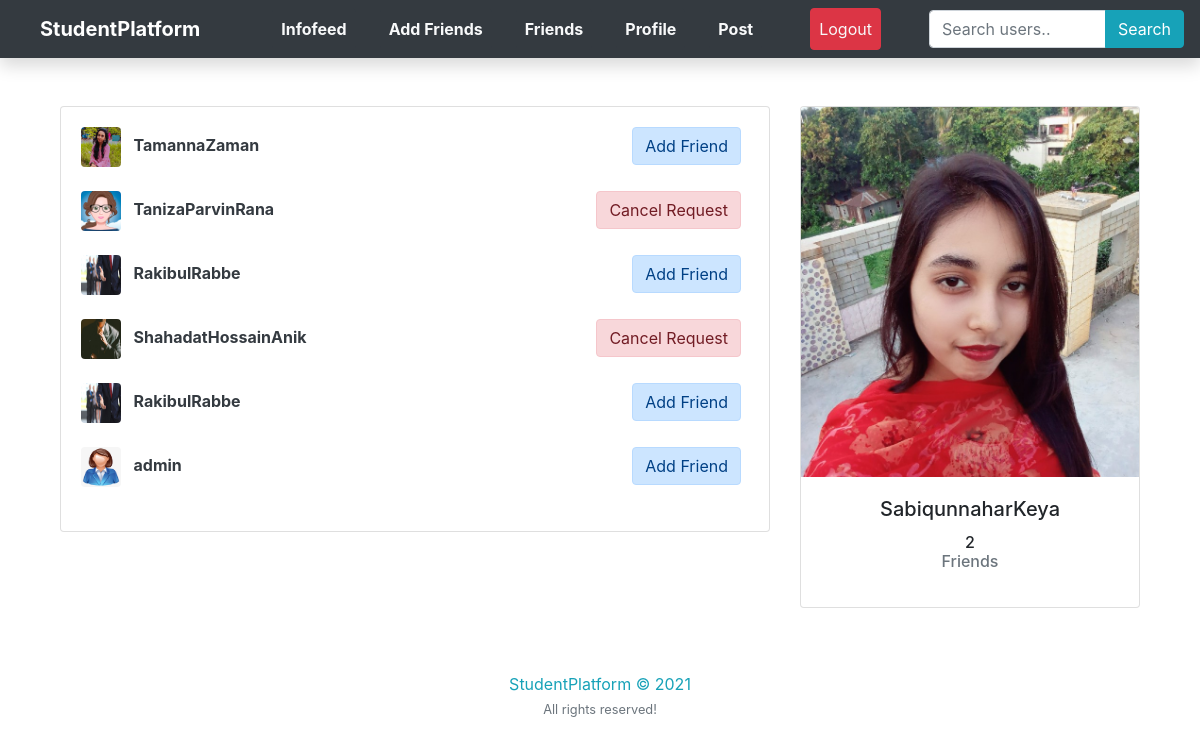
/users/ (signed in), run on the app's committed database.
### infofeed/models.py (models this page shows)
class Profile(models.Model):
    user = models.OneToOneField(User, on_delete=models.CASCADE)
    image = models.ImageField(default='profile_pics/default.png', upload_to='profile_pics/')
    slug = AutoSlugField(populate_from='user')
    bio = models.CharField(max_length=255, blank=True)
    friends = models.ManyToManyField("Profile", blank=True)
    def __str__(self):
        return str(self.user.username)
    def get_absolute_url(self):
        return "/users/{}".format(self.slug)

### infofeed/views.py (the view)
# urls.py: path('users/', views.users_list, name='users_list'),
@login_required
def users_list(request):
    users = Profile.objects.exclude(user=request.user)
    sent_friend_requests = FriendRequest.objects.filter(from_user=request.user)
    my_friends = request.user.profile.friends.all()
    sent_to = []
    friends = []
    for user in my_friends:
        friend = user.friends.all()
        for f in friend:
            if f in friends:
                friend = friend.exclude(user=f.user)
        friends += friend
    for i in my_friends:
        if i in friends:
            friends.remove(i)
    if request.user.profile in friends:
        friends.remove(request.user.profile)
    random_list = random.sample(list(users), min(len(list(users)), 10))
    for r in random_list:
        if r in friends:
            random_list.remove(r)
    friends += random_list
    for i in my_friends:
        if i in friends:
            friends.remove(i)
    for se in sent_friend_requests:
        sent_to.append(se.to_user)
    context = {
        'users': friends,
        'sent': sent_to
    }
    return render(request, "users/users_list.html", context)

### infofeed/templates/users/users_list.html (shortened to what this page needs)
{% extends "feed/layout.html" %} {% load static %}{% block searchform %}
<form class="my-2 my-lg-0 ml-5 form-inline" action="{% url 'search_users' %}" method="get">
  <div class="input-group">
    <input class="form-control" name="q" type="text" placeholder="Search users.." />
    <div class="input-group-append">
      <button class="btn btn-info" type="submit">
        Search
      </button>
    </div>
  </div>
</form>
{% endblock searchform %} {% block content %}
<div class="container">
  <div class="row">
    <div class="col-md-8">
      {% if users %}
      <div class="card card-signin my-5">
        <div class="card-body">
          {% for user_p in users %}
          <a href="{{ user_p.get_absolute_url }}"><img src="{{ user_p.image.url }}" class="rounded mr-2" width="40"
              height="40" alt="" /></a>
          <a class="text-dark" href="{{ user_p.get_absolute_url }}"><b>{{ user_p }}</b></a>
          {% if not user_p.user in sent %}
          <small class="float-right">
            <a class="btn alert-primary mr-2" href="{% url 'send_friend_request' user_p.id %}">Add Friend</a>
          </small>
          {% else %}
          <small class="float-right">
            <a class="btn alert-danger mr-2" href="{% url 'cancel_friend_request' user_p.id %}">Cancel Request</a>
          </small>
          {% endif %}
          <br /><br />
          {% endfor %}
        </div>
      </div>
      {% else %}
      <h5><i>No new people to add now! Please come back later!</i></h5>
      {% endif %}
    </div>
    <div class="col-md-4">
      <div class="card card-signin my-5">
        <a href="{{ request.user.profile.get_absolute_url }}"><img class="card-img-top"
            src="{{ request.user.profile.image.url }}" alt="" /></a>
        <div class="card-body">
          <h5 class="card-title text-center">{{ request.user }}</h5>
          <h6 class="text-center">
            {{ request.user.profile.friends.count }}
            <p class="text-muted">Friends</p>
          </h6>
        </div>
      </div>
    </div>
  </div>
  {% endblock content %}

### data on the page
Profile: image (picture), user.username "TamannaZaman", shows "Add Friend"
Profile: image (picture), user.username "TanizaParvinRana", shows "Cancel Request"
Profile: image (picture), user.username "RakibulRabbe", shows "Add Friend"
Profile: image (picture), user.username "ShahadatHossainAnik", shows "Cancel Request"
Profile: image (placeholder picture), user.username "admin", shows "Add Friend"

### other printed values
{{ request.user }} "SabiqunnaharKeya"
{{ request.user.profile.friends.count }} "2"
